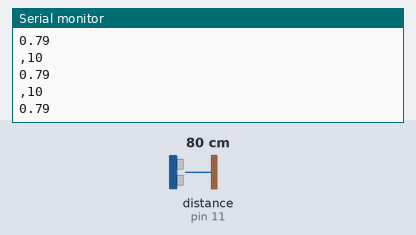
Recording of a sketch running on a simulated Arduino Uno, built with avr-gcc and run on an emulated ATmega328P. Shown: the last lines printed to the serial monitor. Wiring (inferred from the names in the program): ultrasonic range finder: trigger pin 12; echo pin 11. The inputs (shaded band) are chosen by the test bench; at power-on: distance to the obstacle (sensor on pin 11) 80 cm. The echo pulse lasts 58.3 µs per cm.

Above: at 1.2 s.
1.3 s: distance to the obstacle (sensor on pin 11) set to 2 cm
At 2.0 s:
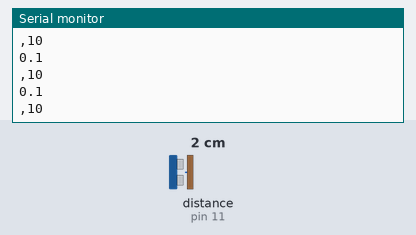
2.8 s: distance to the obstacle (sensor on pin 11) set to 4 cm
At 3.8 s:
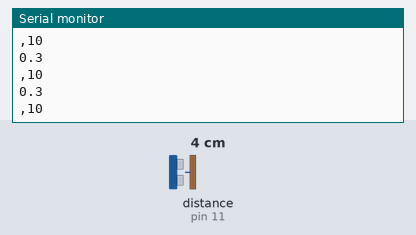
Timing chart, 0 to 5.8 s (numbered marks = the images above; inputs shaded):
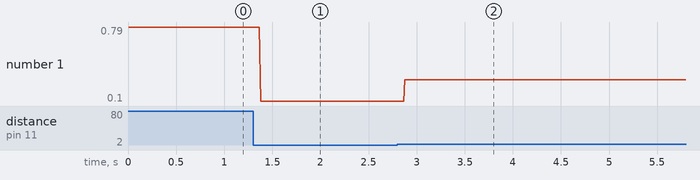

Measured:
- after the input at 1.3 s, the serial monitor: prints a new line after 0.08 s (image 1)
- after the input at 2.8 s, the serial monitor: prints a new line after 0.08 s (image 2)
- plotted number 1: 0.79 → 0.1 after the input at 1.3 s, 0.1 → 0.3 after the input at 2.8 s

The sketch:

Serial_Plotter_Graphing.ino
```cpp
int trigPin = 12;
int echoPin =11;

int pingTravelTime;
int dt = 10;

int distance;

void setup() {
  // put your setup code here, to run once:

  Serial.begin(9600);
  pinMode(trigPin,OUTPUT);
  pinMode(echoPin,INPUT);


}

void loop() {
  // put your main code here, to run repeatedly:
  digitalWrite(trigPin,LOW);
  delayMicroseconds(dt);
  digitalWrite(trigPin,HIGH);
  delayMicroseconds(dt);
  digitalWrite(trigPin,LOW);
  pingTravelTime = pulseIn(echoPin,HIGH);
 delayMicroseconds(25);

  distance = ((pingTravelTime/2)*0.0343);

 Serial.print(0);
 Serial.print(".");
 //Serial.print(" Distance (cm): ");
  Serial.println(distance);
  Serial.print(",");
  Serial.println(10);


}
```
